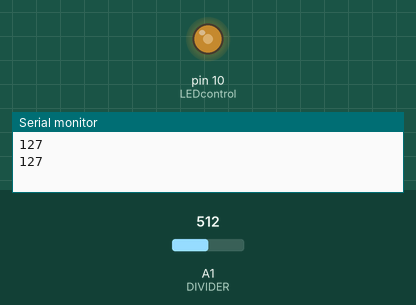
This sketch was run on a simulated Arduino Uno, built with avr-gcc and run on an emulated ATmega328P. Shown: output pins drawn as LEDs (lit = HIGH), the last lines printed to the serial monitor. The inputs (shaded band) are chosen by the test bench; at power-on: A1 (DIVIDER) = 512.

Above: at 1.8 s.
1.9 s: A1 (DIVIDER) set to 716
At 3.1 s:
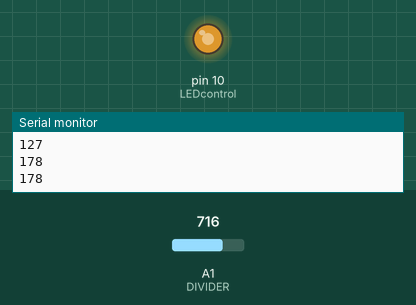
3.5 s: A1 (DIVIDER) set to 900
At 4.7 s:
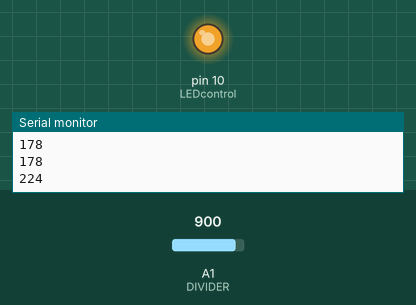
5.5 s: A1 (DIVIDER) set to 122
At 7.2 s:
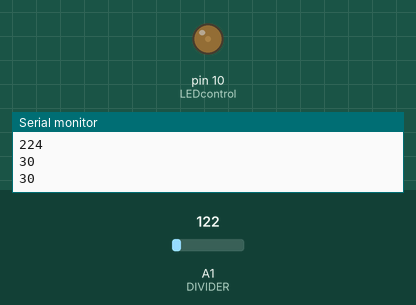
7.5 s: A1 (DIVIDER) set to 0
At 9.0 s:
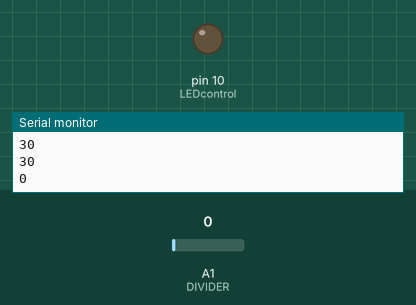
9.5 s: A1 (DIVIDER) set to 511
At 10.5 s:
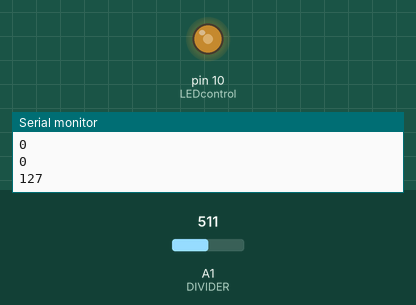
Timing chart, 0 to 12.5 s (numbered marks = the images above; inputs shaded):
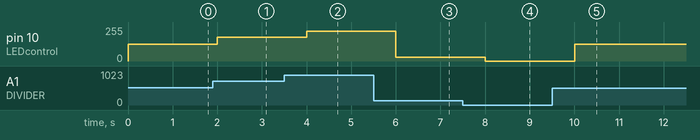

The sketch:

____4.ino
```cpp
const int LEDcontrol = 10;  // LED 연결 pin number
const int DIVIDER = 1;      // 분압기 연결 pin number

void setup()
{
  Serial.begin(9600);
  pinMode(LEDcontrol, OUTPUT);
}

void loop()
{
  int v = analogRead(DIVIDER);        // 분압기에 걸리는 전압 (0 ~ 1023)
  int led = map(v, 0, 1023, 0, 255);  // 분압기 전압을 0 ~ 255 범위의 LED 밝기로 변환
  analogWrite(LEDcontrol, led);       // LED 제어
  Serial.println(led);                // 모니터에 LED 밝기 표시
  delay(1000);
}
```

Measured:
- after the input at 1.9 s, pin 10 (LEDcontrol): 127/255 → 178/255 after 0.10 s
- after the input at 3.5 s, pin 10 (LEDcontrol): 178/255 → 224/255 after 0.50 s
- after the input at 5.5 s, pin 10 (LEDcontrol): 224/255 → 30/255 after 0.50 s
- after the input at 7.5 s, pin 10 (LEDcontrol): 30/255 → 0/255 after 0.50 s
- after the input at 9.5 s, pin 10 (LEDcontrol): 0/255 → 127/255 after 0.50 s
